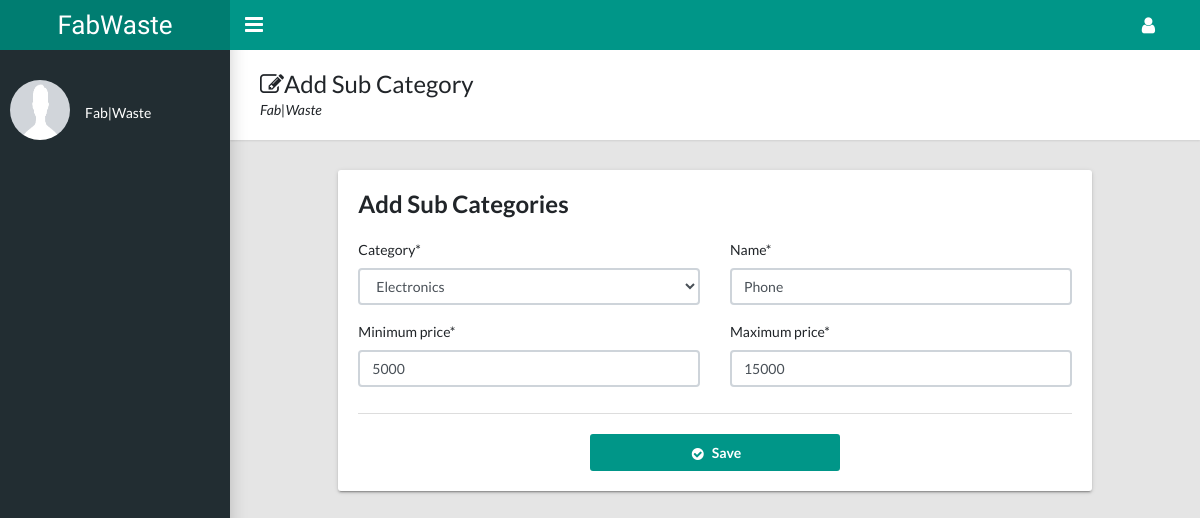
The app's page /dashboard/edit-subcategories/1, older data.
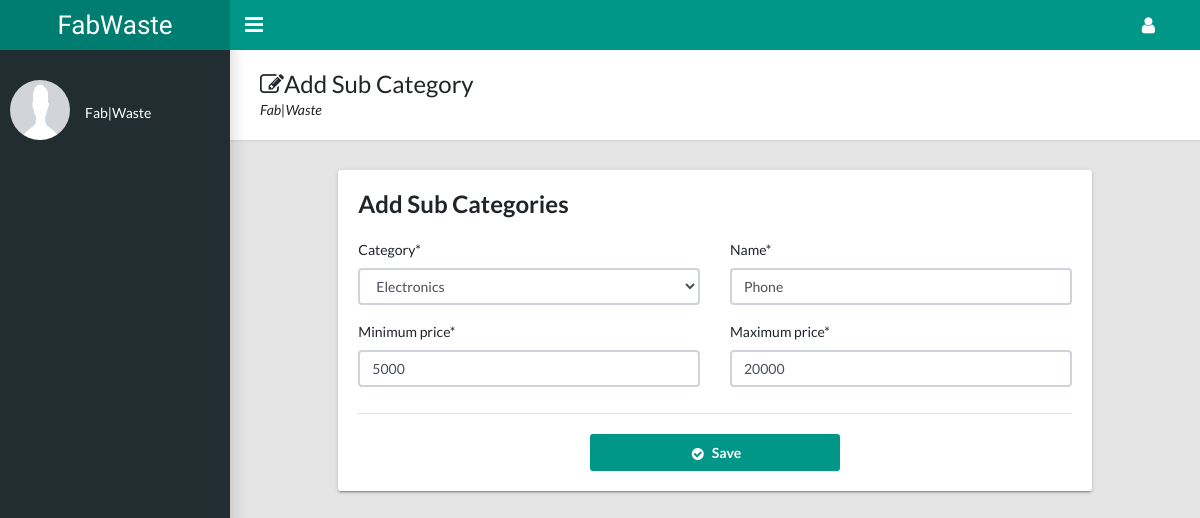
The same page, newer data.
### products/models.py (models this page shows)
class SubCategory(models.Model):
    category = models.ForeignKey(Category, on_delete=models.DO_NOTHING)
    name = models.CharField(max_length=100)
    minimum_price = models.DecimalField(max_digits=10, decimal_places=0, default=0)
    maximum_price = models.DecimalField(max_digits=10, decimal_places=0, default=0)

### dashboard/views.py (the view)
# urls.py: path('edit-subcategories/<int:pk>', edit_sub_category, name='edit_subcategory'),
def edit_sub_category(request, pk):
    data = get_object_or_404(SubCategory, id=pk)
    form = AddSubCategoriesForm(instance=data)
    if request.method == 'POST':
        form = AddSubCategoriesForm(request.POST or None, instance=data)
        if form.is_valid():
            form.save()
            messages.success(request, 'Sub category edited Successfully!')
            return redirect('view_subcategory')
    context = {
        'form': form,
    }
    return render(request, 'dashboard/add_sub_category.html', context)

### dashboard/forms.py
class AddSubCategoriesForm(ModelForm):
    class Meta:
        model = SubCategory
        fields = '__all__'

### products/models.py (called while the page is built)
    def __str__(self):
        return f'{self.name}'

### templates/dashboard/add_sub_category.html (shortened to what this page needs)
{% extends 'dashboard/dashboard.html' %}
{% load crispy_forms_tags %}
{% block dashboard_content %}
    <main class="app-content">
      <div class="app-title">
        <div>
          <h1><i class="fa fa-edit"></i>Add Sub Category</h1>
          <p>Fab|Waste</p>
        </div>
      </div>
      <div class="row justify-content-center">
        <div class="col-md-10">
          <div class="tile">
            <h3 class="tile-title">Add Sub Categories</h3>
            <div class="tile-body">
              <form action="" method="post">
                <div class="row">
                  <div class="col-6">{{ form.category|as_crispy_field }}</div>
                  <div class="col-6">{{ form.name|as_crispy_field }}</div>
                  <div class="col-6">{{ form.minimum_price|as_crispy_field }}</div>
                  <div class="col-6">{{ form.maximum_price|as_crispy_field }}</div>
                </div>
                <div class="tile-footer text-center">
                  <button class="btn btn-primary" type="submit" style="width: 250px;"><i class="fa fa-fw fa-lg fa-check-circle"></i>Save</button>
                </div>
              </form>
            </div>
          </div>
        </div>
      </div>
    </main>
{% endblock %}

Row changes from the older to the newer data that the page shows:
changed SubCategory "Electronics": maximum_price "15000" → "20000"
